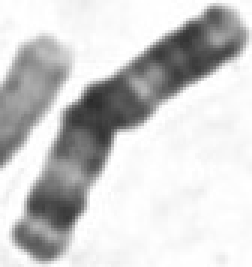
#> input picture CVAE/class_2/test/103143_class2_3.jpg, 84 x 89 px (shown 3 times larger)
$ python p-up_labler.py --in_dir ../CVAE/class_2/test
#> lines starting #> are read from the running program, lines starting #| are printed output that depends on the picture; after the words box and inside, x2 and y2 are one past the last pixel; in counts of white or black regions, pixels touching at a corner belong together
#!/usr/bin/env python3
"""
label_flip_ui_json_fullscreen.py

Full-screen OpenCV labeling UI for flip labels saved as JSON dict:
  { "relative/path.png": 0 or 1 }

Keys:
  f = flip (1)
  k = keep (0)
  s = skip
  b = back (undo last label)
  q / ESC = quit
"""

import argparse
import json
import sys
from datetime import datetime
from pathlib import Path
from typing import Dict, List, Tuple

import cv2
import numpy as np


EXTS = {".png", ".jpg", ".jpeg", ".tif", ".tiff", ".bmp"}
WIN_NAME = "Label Flip UI (JSON)"


def get_screen_size_fallback() -> Tuple[int, int]:
    """Try to get screen size; fallback if unavailable."""
    try:
        import tkinter as tk
        root = tk.Tk()
        root.withdraw()
        w = root.winfo_screenwidth()
        h = root.winfo_screenheight()
        root.destroy()
        return int(w), int(h)
    except Exception:
        return 1920, 1080


def list_images(in_dir: Path, recursive: bool) -> List[Path]:
    if recursive:
        files = [p for p in in_dir.rglob("*") if p.is_file() and p.suffix.lower() in EXTS]
    else:
        files = [p for p in in_dir.iterdir() if p.is_file() and p.suffix.lower() in EXTS]
    return sorted(files, key=lambda p: p.as_posix())


def load_labels_json(labels_path: Path) -> Dict[str, int]:
    if not labels_path.exists():
        return {}
    with labels_path.open("r") as f:
        data = json.load(f)
    out: Dict[str, int] = {}
    for k, v in data.items():
        try:
            out[str(k)] = int(v)
        except Exception:
            continue
    return out


def save_labels_json(labels_path: Path, labels: Dict[str, int]) -> None:
    labels_path.parent.mkdir(parents=True, exist_ok=True)
    tmp = labels_path.with_suffix(labels_path.suffix + ".tmp")
    with tmp.open("w") as f:
        json.dump(labels, f, indent=2, sort_keys=True)
    tmp.replace(labels_path)


def rel_key(in_dir: Path, p: Path) -> str:
    try:
        return p.relative_to(in_dir).as_posix()
    except Exception:
        return p.as_posix()


def draw_text_top_right(canvas: np.ndarray, lines: List[str], pad: int = 18) -> None:
    """Draw right-aligned text in the top-right corner."""
    font = cv2.FONT_HERSHEY_SIMPLEX
    scale = 0.65
    thick_bg = 3
    thick_fg = 1

    y = pad + 22
    for line in lines:
        (tw, th), _ = cv2.getTextSize(line, font, scale, thick_fg)
        x = canvas.shape[1] - pad - tw

        # shadow/back stroke
        cv2.putText(canvas, line, (x, y), font, scale, (0, 0, 0), thick_bg, cv2.LINE_AA)
        cv2.putText(canvas, line, (x, y), font, scale, (255, 255, 255), thick_fg, cv2.LINE_AA)

        y += th + 14


def make_centered_canvas(
    img_bgr: np.ndarray,
    screen_w: int,
    screen_h: int,
    bg: int = 40,
    max_frac: float = 0.80,
) -> np.ndarray:
    """
    Create full-screen canvas and place the image centered.
    Image is scaled to fit within max_frac of screen (but can be scaled up too).
    """
    canvas = np.full((screen_h, screen_w, 3), bg, dtype=np.uint8)

    h, w = img_bgr.shape[:2]
    max_w = int(screen_w * max_frac)
    max_h = int(screen_h * max_frac)

    # scale factor to fit within max_w/max_h
    scale = min(max_w / w, max_h / h)
    scale = max(scale, 1e-6)

    new_w = max(1, int(round(w * scale)))
    new_h = max(1, int(round(h * scale)))

    interp = cv2.INTER_NEAREST if scale >= 1.0 else cv2.INTER_AREA
    img_resized = cv2.resize(img_bgr, (new_w, new_h), interpolation=interp)

    x0 = (screen_w - new_w) // 2
    y0 = (screen_h - new_h) // 2

    # paste
    canvas[y0:y0 + new_h, x0:x0 + new_w] = img_resized
    return canvas


def wait_for_key() -> int:
    """
    Use a small wait loop so the window stays responsive.
    Returns key code (lower 8 bits) or -1.
    """
    while True:
        k = cv2.waitKeyEx(30)
        if k != -1:
            return k & 0xFF


def main():
    ap = argparse.ArgumentParser()
    ap.add_argument("--in_dir", required=True)
    ap.add_argument("--out_json", default="labels.json")
    ap.add_argument("--recursive", action="store_true")
    ap.add_argument("--screen_w", type=int, default=0)
    ap.add_argument("--screen_h", type=int, default=0)
    args = ap.parse_args()

    in_dir = Path(args.in_dir)
    out_json = Path(args.out_json)

    if not in_dir.exists():
        print(f"IN_DIR does not exist: {in_dir}", file=sys.stderr)
        sys.exit(1)

    labels = load_labels_json(out_json)
    files = list_images(in_dir, recursive=args.recursive)
    if not files:
        print(f"No images found in: {in_dir}")
        sys.exit(0)

    # screen size
    sw, sh = (args.screen_w, args.screen_h)
    if sw <= 0 or sh <= 0:
        sw, sh = get_screen_size_fallback()

    # Prepare window — always fullscreen
    cv2.namedWindow(WIN_NAME, cv2.WINDOW_NORMAL)
    cv2.moveWindow(WIN_NAME, 0, 0)
    cv2.resizeWindow(WIN_NAME, sw, sh)
    cv2.setWindowProperty(WIN_NAME, cv2.WND_PROP_FULLSCREEN, cv2.WINDOW_FULLSCREEN)

    # index map for undo
    key_to_index = {rel_key(in_dir, p): i for i, p in enumerate(files)}
    history: List[Tuple[str, int]] = []

    print(f"Found {len(files)} images. Already labeled: {len(labels)}.")
    print("Keys: f=flip(1), k=keep(0), s=skip, b=back, q/ESC=quit")
    print(f"Saving to: {out_json}")

    idx = 0
    while idx < len(files):
        p = files[idx]
        key = rel_key(in_dir, p)

        # skip already labeled (resume)
        if key in labels:
            idx += 1
            continue

        img = cv2.imread(p.as_posix())
#> img is the input picture: shape (89, 84, 3); min 42, max 255, mean 204.6
        if img is None:
            print(f"[SKIP unreadable] {key}")
            idx += 1
            continue

        canvas = make_centered_canvas(img, sw, sh, bg=40, max_frac=0.80)
#> in make_centered_canvas, `canvas[y0:y0 + new_h, x0:x0 + new_w] = img_resized`:
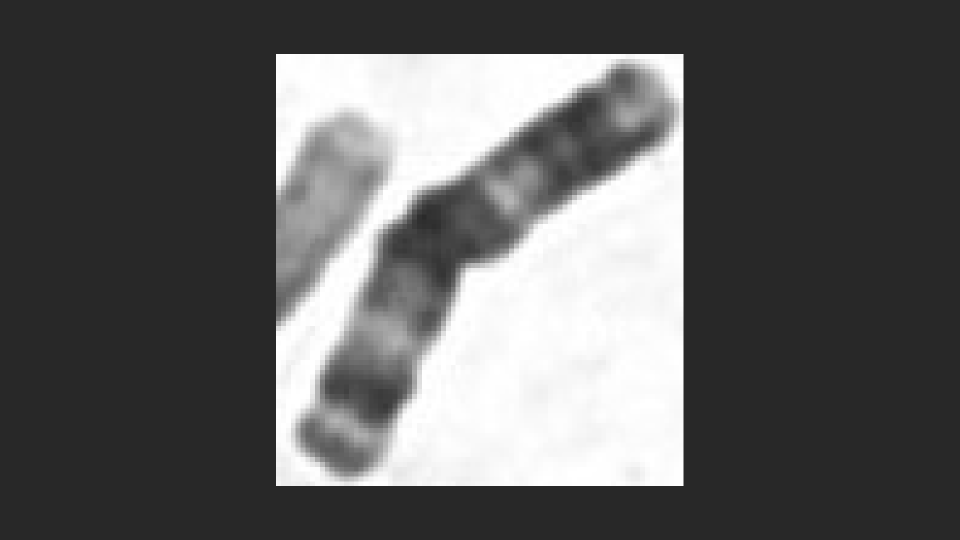
#> canvas: shape (1080, 1920, 3) (shown at 1/2 size); min 40, max 255, mean 95.9

        overlay = [
            f"{idx+1}/{len(files)}  remaining (unlabeled) shown",
            f"file: {key}",
            f"labeled_total={len(labels)}   time={datetime.now().strftime('%H:%M:%S')}",
            "f=flip(1)  k=keep(0)  s=skip  b=back  q=quit",
        ]
        draw_text_top_right(canvas, overlay)
#> after the loop in draw_text_top_right, `for line in lines:`:
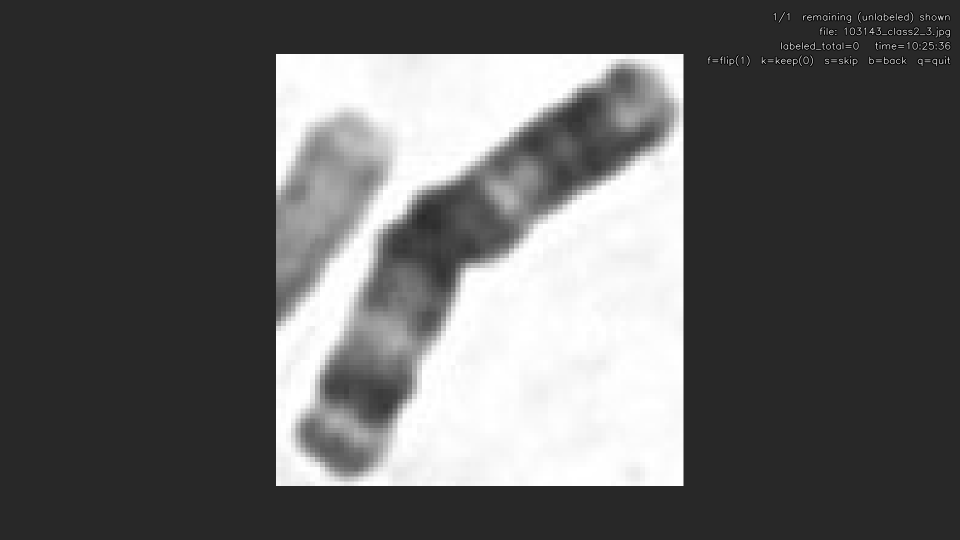
#> canvas: shape (1080, 1920, 3) (shown at 1/2 size); 0.92% of pixels changed, all inside (x1, y1, x2, y2) = (1413, 22, 1903, 134)
#> after the loop in draw_text_top_right, `for line in lines:`: y = 156

        cv2.imshow(WIN_NAME, canvas)
        k = wait_for_key()
#> (key q is pressed here)
#> in wait_for_key, `k = cv2.waitKeyEx(30)`: k = 113
#> k = 113

        if k in (27, ord("q"), ord("Q")):  # ESC or q
            break

        if k in (ord("s"), ord("S")):
            idx += 1
            continue

        if k in (ord("f"), ord("F")):
            labels[key] = 1
            save_labels_json(out_json, labels)
            history.append((key, 1))
            idx += 1
            continue

        if k in (ord("k"), ord("K")):
            labels[key] = 0
            save_labels_json(out_json, labels)
            history.append((key, 0))
            idx += 1
            continue

        if k in (ord("b"), ord("B")):
            if not history:
                continue
            last_key, _ = history.pop()
            if last_key in labels:
                labels.pop(last_key, None)
                save_labels_json(out_json, labels)
            # jump back to that image
            idx = key_to_index.get(last_key, max(idx - 1, 0))
            continue

        # ignore unknown keys

    cv2.destroyAllWindows()
    save_labels_json(out_json, labels)
    print(f"Saved labels to: {out_json}  (count={len(labels)})")


if __name__ == "__main__":
    main()
